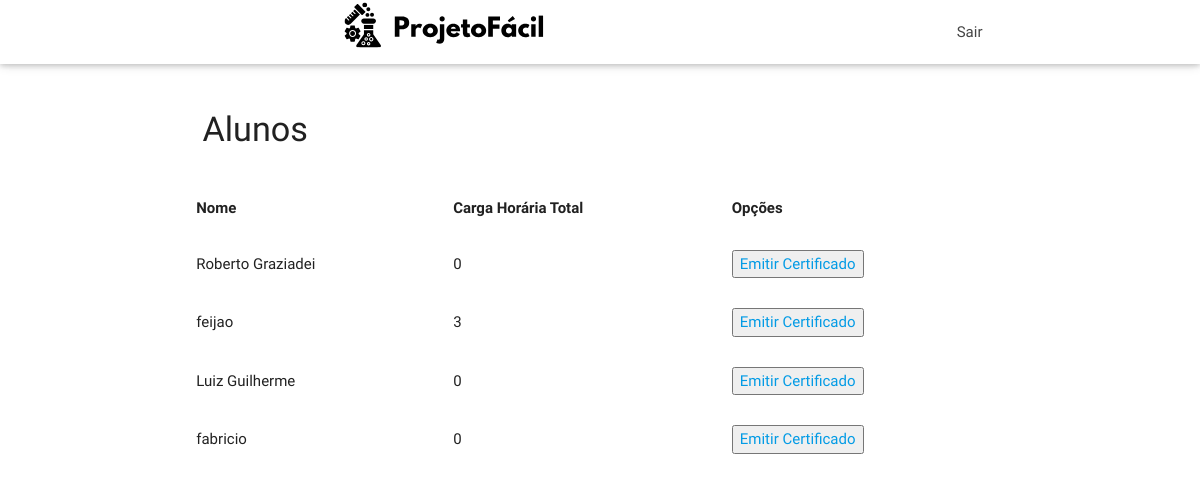
/Login/professor/certificadoAluno.php?id_projeto=24 (signed in), run on an earlier commit of the app's database.
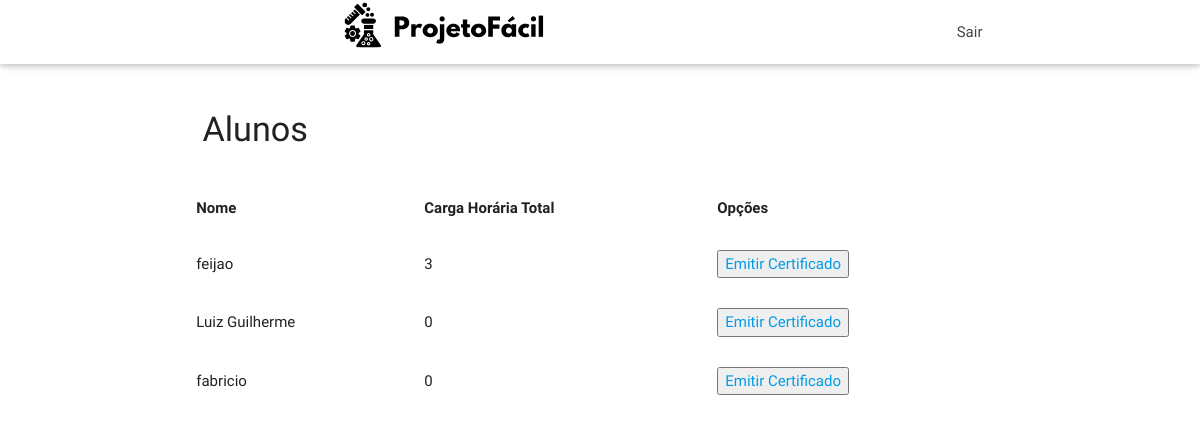
And on a later commit of the database.
### tables this page shows
CREATE TABLE IF NOT EXISTS `usuario_projeto` (
  `fk_usuario_id_usuario` int DEFAULT NULL,
  `fk_projeto_id_projeto` int DEFAULT NULL,
  `id_inscricao` int NOT NULL AUTO_INCREMENT,
  PRIMARY KEY (`id_inscricao`),
  KEY `fk_usuario_id_usuario` (`fk_usuario_id_usuario`),
  KEY `fk_projeto_id_projeto` (`fk_projeto_id_projeto`)
);

CREATE TABLE IF NOT EXISTS `usuario` (
  `id_usuario` int NOT NULL AUTO_INCREMENT,
  `nome` varchar(255) DEFAULT NULL,
  `email` varchar(255) DEFAULT NULL,
  `senha` varchar(255) DEFAULT NULL,
  `usuario_tipo` int NOT NULL,
  PRIMARY KEY (`id_usuario`)
);

### Crud/crud_usuario/listar.php (the view, shortened to what this page needs)
<?php
$conexao = conectar();
$id_projeto = $_GET['id_projeto'];
$sql = "SELECT
            user.nome,
            userpro.id_inscricao,
            SUM(CASE WHEN freq.id_frequencia IS NOT NULL THEN en.CH ELSE 0 END) AS total_CH
        FROM
            projeto pro
        INNER JOIN
            encontro en ON en.fk_id_projeto = pro.id_projeto
        INNER JOIN
            usuario_projeto userpro ON userpro.fk_projeto_id_projeto = pro.id_projeto
        INNER JOIN
            usuario user ON user.id_usuario = userpro.fk_usuario_id_usuario
        LEFT JOIN
            frequencia freq ON freq.fk_id_encontro = en.id_encontro
            AND freq.fk_usuario_id_usuario = user.id_usuario
        WHERE
            pro.id_projeto = $id_projeto
        GROUP BY
            user.id_usuario;";
$resultado = mysqli_query($conexao, $sql);
echo '<table border=1>
<tr>
<th>Nome</th>
<th>Carga Horária Total</th>
<th>Opções</th>
</tr>';
while ($dados = mysqli_fetch_assoc($resultado)) {
    echo '<tr>';
    echo '<td>' . ($dados['nome']) . '</td>';
    echo '<td>' . ($dados['total_CH']) . '</td>';
    echo '<td><button><a href="../../certificado.php?verificacao=' . ($dados['id_inscricao']) .'">Emitir Certificado</a></button></td>';
    echo '</tr>';
}
echo '</table>';
?>

What changed in the data, as far as the page shows it:
removed usuario_projeto: fk_usuario_id_usuario.nome "Roberto Graziadei", total_CH "0"
